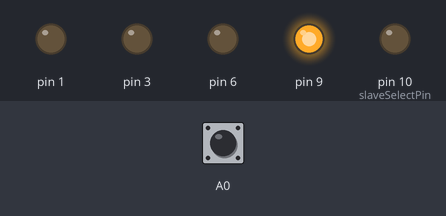
This sketch was run on a simulated Arduino Uno, built with avr-gcc and run on an emulated ATmega328P. Shown: output pins drawn as LEDs (lit = HIGH). Inputs (shaded band) come from the test bench; at power-on: A0 HIGH. Pins used as bus, display or sensor lines are not drawn.

Above: at 1.2 s.
1.3 s: A0 pulled LOW for 1 s
At 2.2 s:
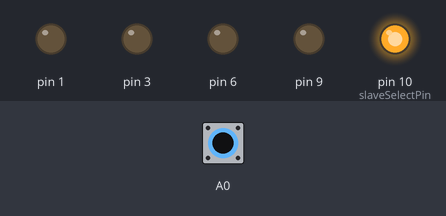
3.8 s: A0 pulled LOW for 3.2 s
At 5.4 s:
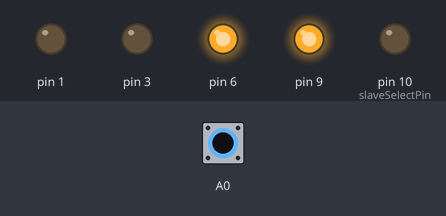
8.5 s: A0 pulled LOW for 1 s
At 9.0 s:
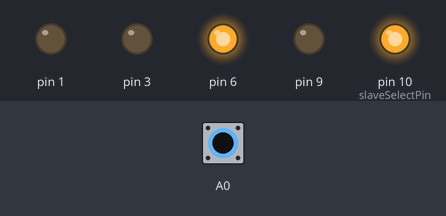
11.0 s: A0 pulled LOW for 3.2 s
At 12.1 s:
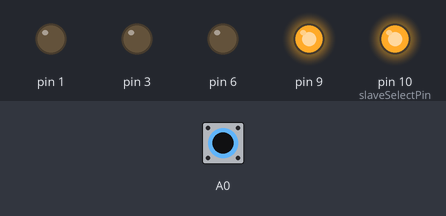
15.7 s: A0 pulled LOW for 1 s
At 16.9 s:
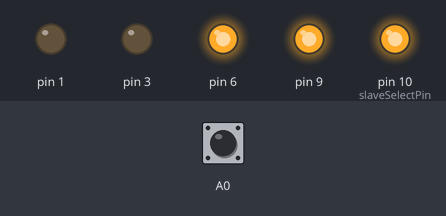
18.2 s: A0 driven LOW
At 18.8 s:
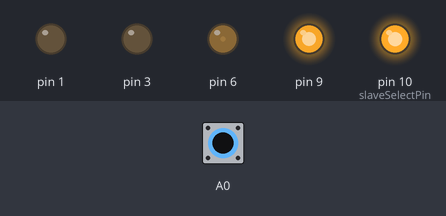
Timing chart, 0 to 20.8 s (numbered marks = the images above; inputs shaded):
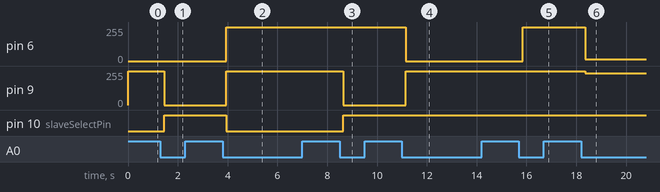

Measured:
- after the input at 1.3 s, pin 9: 255/255 → 0/255 after 0.15 s; pin 10 (slaveSelectPin): LOW → HIGH after 0.15 s
- after the input at 3.8 s, pin 6, pin 9: 0/255 → 255/255 after 0.15 s; pin 10 (slaveSelectPin): HIGH → LOW after 0.15 s
- after the input at 8.5 s, pin 9: 255/255 → 0/255 after 0.15 s; pin 10 (slaveSelectPin): LOW → HIGH after 0.15 s
- after the input at 11.0 s, pin 6: 255/255 → 0/255 after 0.15 s; pin 9: 0/255 → 255/255 after 0.15 s
- after the input at 15.7 s, pin 6: 0/255 → 255/255 after 0.15 s
- after the input at 18.2 s, pin 6: 255/255 → 15/255 after 0.15 s; pin 9: 255/255 → 240/255 after 0.15 s

The sketch:

VTXFirmware.ino
```cpp
// inslude the SPI library:
#include <SPI.h>

//PB3 - MOSI
//PB4 - MISO
//PB5 - SCK
//PC1 - CS

//PC0 - Button

//PC4 - SDA
//PC5 - SCL

//PD0 - RxD
//PD1 - TxD

//PD3 - VTX On/Off
//PD6 - OC0A - RED PWM OUT
//PB1 - OC1A - GREEN PWM OUT
//PB2 - OC1B - BLUE PWM OUT

#define SCK (1<<5)
#define MISO (1<<4)
#define MOSI (1<<3)

#define VTX (1<<3)
#define BUTTON (1<<0)
#define CS (1<<1)

// set pin 10 as the slave select for the digital pot:
const int slaveSelectPin = 10;

//Write 25-Bit to teh RTC6705
//4-address bits
//1-read write bit
//20-bit payload LSB
//D20..D0 -> A0 A1 A2 A3 RW D0 D1 D2...D20
void SoftSPISend(uint8_t address, uint8_t upper, uint16_t lower)
{
  PORTB &= ~SCK;  //Clear sck
  PORTB &= ~MOSI;
  PORTC &= ~CS;
  //Send address bits
  for(uint8_t i = 0; i < 4; i++)
  {
    PORTB |= (address & (1 << i))?(MOSI):(0);
    asm("NOP");
    asm("NOP");
    PORTB |= SCK;
    delayMicroseconds(2);
    PORTB &= ~SCK;
    asm("NOP");
    asm("NOP");
    PORTB &= ~MOSI;
    asm("NOP");
    asm("NOP");
  }
  asm("NOP");
  asm("NOP");
  //Send R/W bit
  PORTB |= MOSI;
  asm("NOP");
  asm("NOP");
  PORTB |= SCK;
  delayMicroseconds(2);
  PORTB &= ~SCK;
  asm("NOP");
  asm("NOP");
  PORTB &= ~MOSI;
  asm("NOP");
  asm("NOP");
  asm("NOP");
  asm("NOP");
  for(uint8_t i = 0; i < 16; i++)
  {
    PORTB |= (lower & (1 << i))?(MOSI):(0);
    asm("NOP");
    asm("NOP");
    PORTB |= SCK;
    delayMicroseconds(2);
    PORTB &= ~SCK;
    asm("NOP");
    asm("NOP");
    PORTB &= ~MOSI;
    asm("NOP");
    asm("NOP");
  }
  asm("NOP");
  asm("NOP");
  for(uint8_t i = 0; i < 4; i++)
  {
    PORTB |= (upper & (1 << i))?(MOSI):(0);
    asm("NOP");
    asm("NOP");
    PORTB |= SCK;
    delayMicroseconds(2);
    PORTB &= ~SCK;
    asm("NOP");
    asm("NOP");
    PORTB &= ~MOSI;
    asm("NOP");
    asm("NOP");
  }
  PORTB &= ~SCK;
  PORTB &= ~MOSI;
  PORTC |= CS;
}

uint8_t inputStream = 0;
uint8_t state = 0;
uint8_t channel = 0;

enum STATES
{
  STATE_IDLE=0,
  STATE_FS,
  STATE_RB,
  STATE_VTXOFF
};
//We can omit the upper 4 bits of the 20-bit dataword of reg1 as it is always 0100
uint16_t fatshark[] = {0x610c,0x6500,0x68b4,0x6ca8,0x709c,0x7490,0x7884,0x7c38};
uint16_t raceband[] = {0x510a,0x5827,0x5f84,0x66a1,0x6dbe,0x751b,0x7c38,0x8395};

uint8_t colors[8][3] = {{0, 0xff, 0},{0, 0, 0xff},{0xff, 0xff, 0},{0xff, 0, 0xff},{0, 0xff, 0xff},{0xff, 0xff, 0xff},{0x0f, 0xf0, 0xff},{0xff, 0, 0}};


void setup() {
  // set the slaveSelectPin as an output:
  pinMode(A0, INPUT_PULLUP);
  PORTB = 0;

  DDRB = (1 << 1) | (1 << 2) | (1 << 3) | (1 << 5); //Set MOSI, SCK, PWM Green and PWM Blue as outputs
  DDRC = CS;            //Set CS as output
  PORTC = (1 << 0) | CS;           //Pull-Up for the button
  DDRD = (1 << 3) | (1 << 1) | (1 << 6); //Set VTXOnOff and TxD as outputs, RED PWM

  //PORTD |= (1 << 3);          //Shut-down the VTX
  PORTD &= ~(1 << 3);          //Enable the VTX

  TCCR0A = (1 << COM0A1) | (1 << WGM01) | (1 << WGM00); //Fast PWM; non inverting
  TCCR0B = (1 << CS01) | (1 << CS00);         //Clk/64
  OCR0A = 0;

  TCCR1A = (1 << COM1A1) | (1 << COM1B1) | (1 << WGM10);  //8-bit fast pwm
  TCCR1B = (1 << WGM12) | (1 << CS11) | (1 << CS10);    //CLk 64
  OCR1A = 0;
  OCR1B = 0;

  SoftSPISend(0x00, 0, 400);
  SoftSPISend(0x01, 4, fatshark[0]);
  OCR0A = colors[0][0];
  OCR1A = colors[0][1];
  OCR1B = colors[0][2];
}
//The R-Register is kept at 400, that gives 40kHz selection
//The output frequency can be calculated by Frf = 2*(64*N+A)*(F_osc/R)
//uint16_t channelFatsharkN[8] = {2242, 2250, 2257, 2265, 2273, 2281, 2289, 2296};
//uint8_t channelFatsharkA[8] = {12, 0, 52, 40, 28, 16, 4, 56};
//uint16_t channelRacebandN[8] = {2220, 2224, 2239, 2253, 2267, 2282, 2296, 2311};
//uint8_t channelRacebandA[8] = {45, 39, 4, 33, 62, 27, 56, 21};


#define MASK 0xFF
#define BUTTON_DOWN 0xF0

void loop() {
  inputStream <<= 1;
  inputStream |= (PINC & BUTTON)?(1):(0);
  if((inputStream & MASK) == BUTTON_DOWN)  //Button down
  {
    channel++;
    if(channel > 8)
    {
      channel = 0;
    }
    //SoftSPISend(0x00, 0, 400);
    SoftSPISend(0x01, 4, fatshark[channel]);
    OCR0A = colors[channel][0];
    OCR1A = colors[channel][1];
    OCR1B = colors[channel][2];
  }
  delay(50);
}
```
